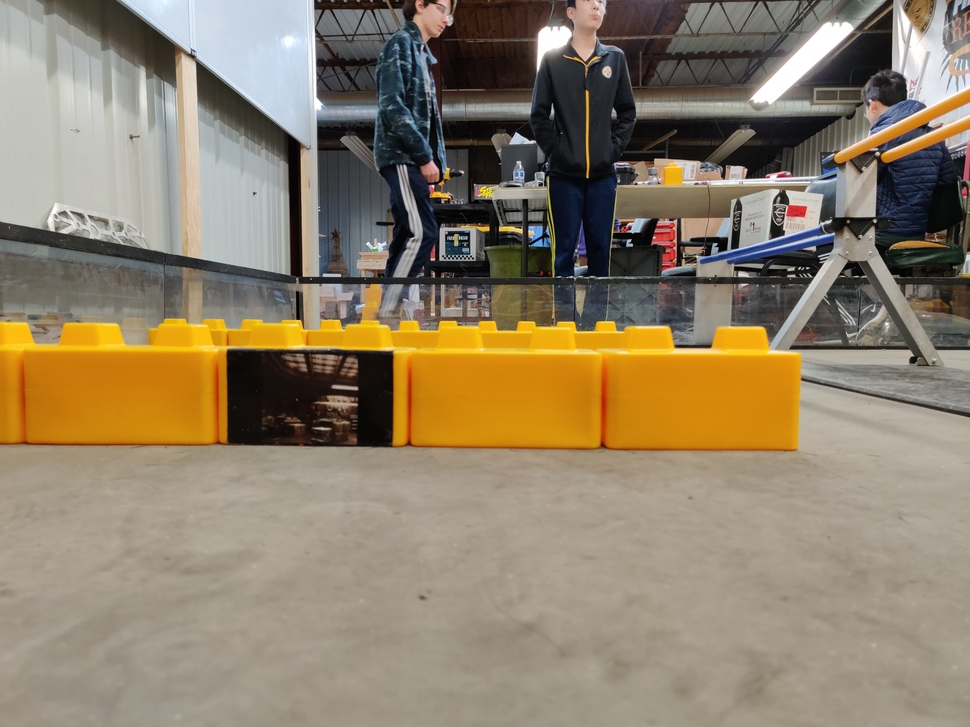
#> input picture PictureOfStones.jpg, 970 x 727 px, shrunk from 4000 x 3000 before the run, given in place of the camera
$ jupyter execute TestingWithBot.ipynb
#> lines starting #> are read from the running program, lines starting #| are printed output that depends on the picture; after the words box and inside, x2 and y2 are one past the last pixel; in counts of white or black regions, pixels touching at a corner belong together
[cell 1]
import cv2
import numpy as np

[cell 2]
cap = cv2.VideoCapture(1)

[cell 3]
lower_yellow = np.array([15, 100, 100])
upper_yellow = np.array([30, 255, 255])

[cell 4]
while 1:

    ret, img = cap.read()
#> img is the input picture: shape (727, 970, 3); mean B, G, R 106.2, 128.6, 142.2

    cv2.imshow("yes", img)

    hsv = cv2.cvtColor(img, cv2.COLOR_BGR2HSV)
#> hsv: shape (727, 970, 3); mean H, S, V 37.1, 68.6, 144.9

    h, s, v = cv2.split(hsv)
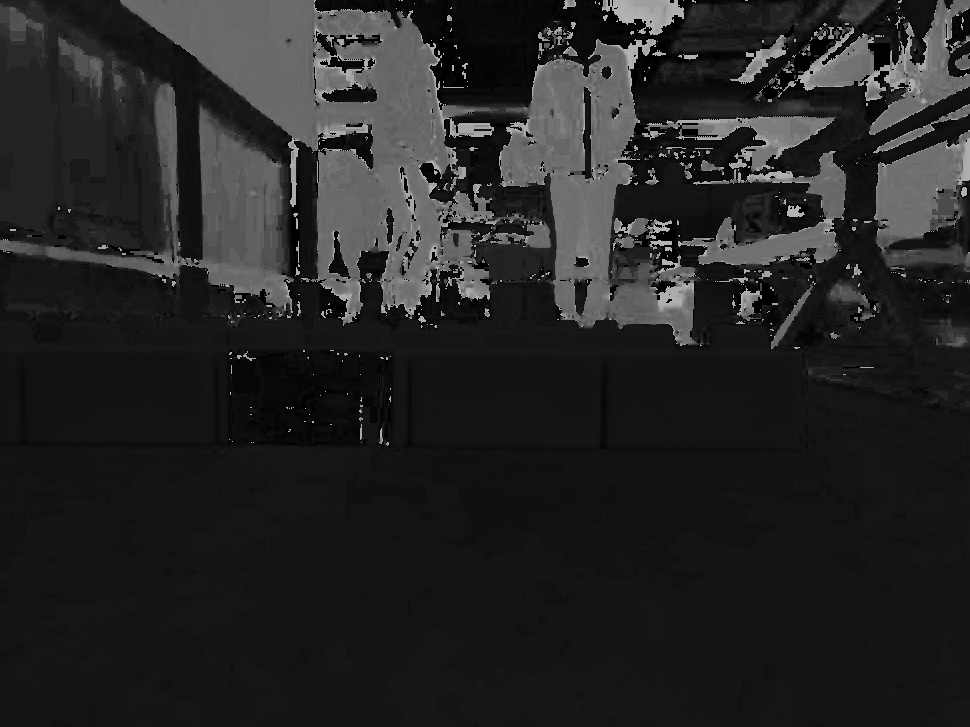
#> h: shape (727, 970); min 0, max 179, mean 37.1
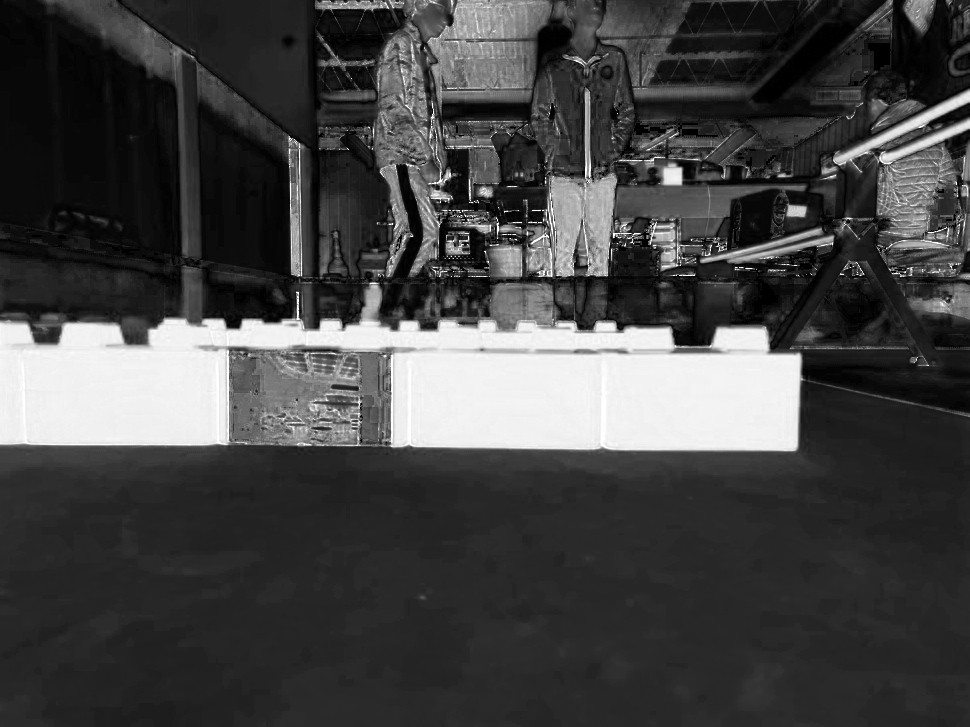
#> s: shape (727, 970); min 0, max 255, mean 68.6
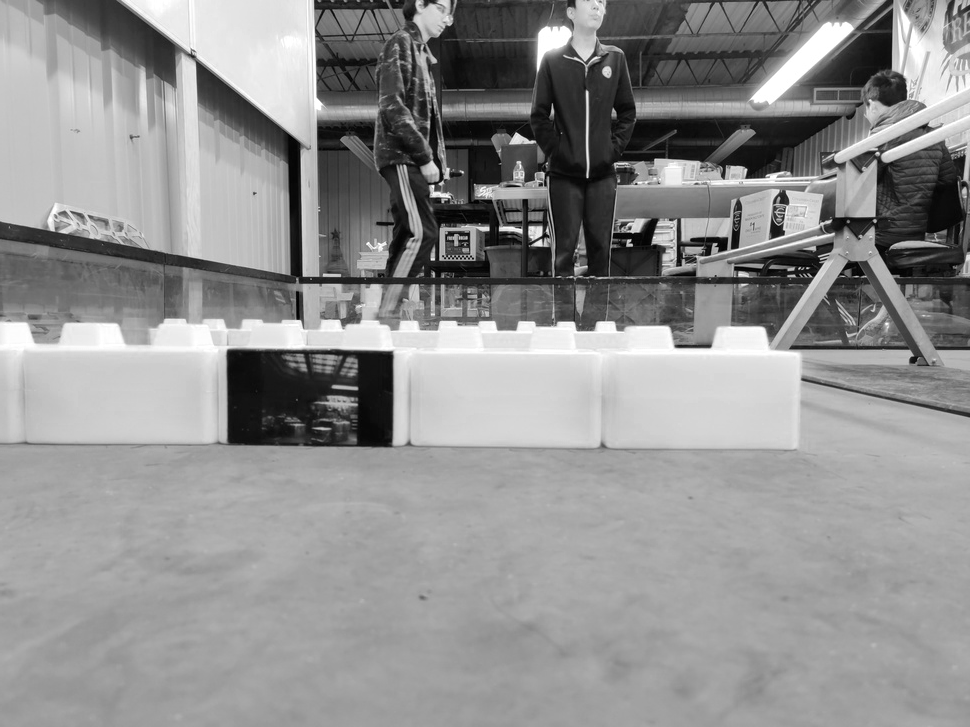
#> v: shape (727, 970); min 0, max 255, mean 144.9
    cv2.equalizeHist(v, v)
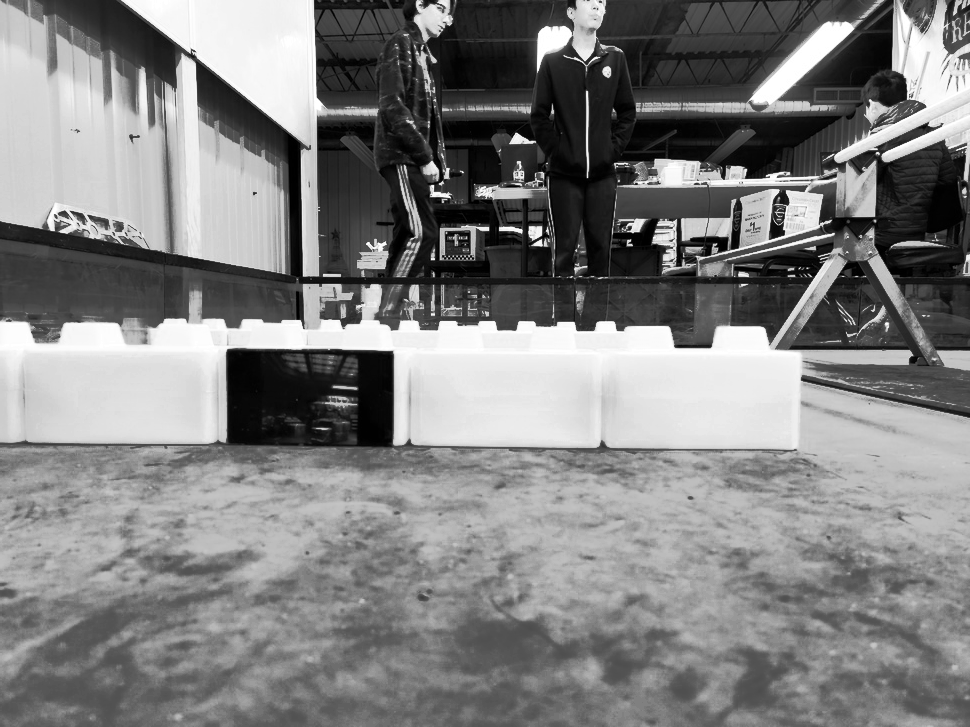
#> v: shape (727, 970); min 0, max 255, mean 128.7
    cv2.merge((h, s, v), hsv)

    mask = cv2.inRange(hsv, lower_yellow, upper_yellow)
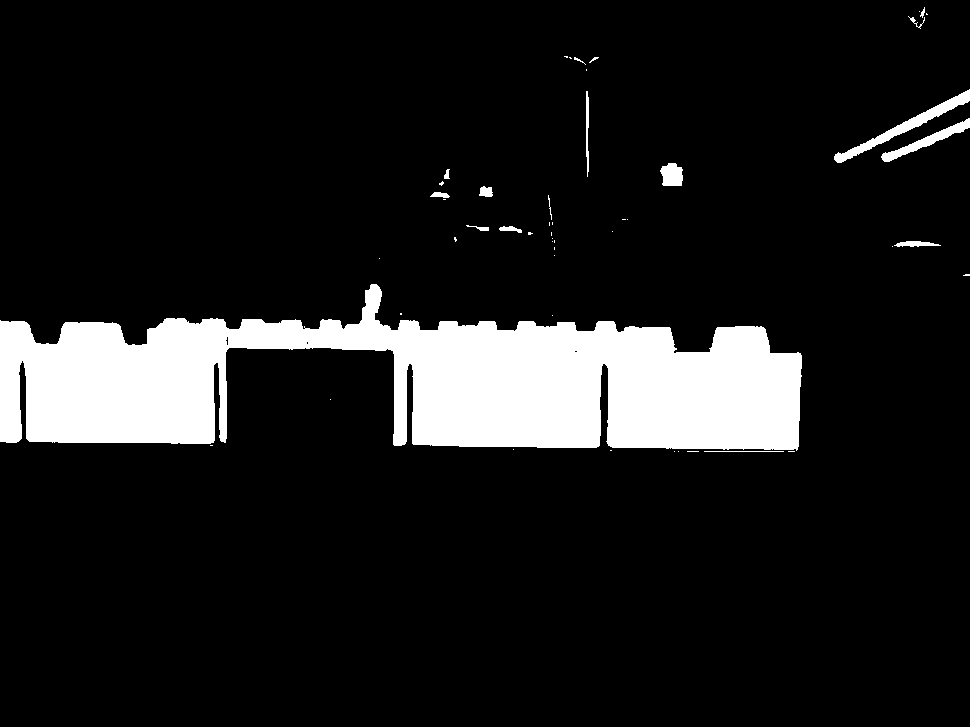
#> mask: shape (727, 970); 11.5% white; 50 white regions (33 under 20 px)
#> hsv: shape (727, 970, 3); mean H, S, V 37.1, 68.6, 128.7

    res = cv2.bitwise_and(img, img, mask=mask)

    contours, he = cv2.findContours(mask, cv2.RETR_TREE, cv2.CHAIN_APPROX_NONE)
#> contours = 53 contours, 42 with area under 20; largest, box (x1, y1, x2, y2) and area: (0, 284, 802, 451) 75722, (834, 89, 970, 163) 1235, (881, 118, 970, 162) 714, (660, 163, 683, 186) 390, (894, 241, 941, 247) 135; he = 53 rows, first 6: [1, -1, -1, -1], [2, 0, -1, -1], [3, 1, -1, -1], [4, 2, -1, -1], [5, 3, -1, -1], [6, 4, -1, -1]

    res = cv2.drawContours(res, contours, -1, (0 , 255, 0), 3)

    widths = []
    for c in contours:
        rect = cv2.minAreaRect(c)
        box = cv2.boxPoints(rect)
        box = np.int0(box)
        widths.append(box[box.argmax(0)[0]]-box[box.argmin(0)[0]])
#> this loop made 53 passes
#> (rect, box) on passes 1 to 7: (((791, 451), (0, 6), -90), [[794, 451], [788, 451], [788, 451], [794, 451]]), (((743.5, 451), (0, 79), -90), [[783, 451], [704, 451], [704, 451], [783, 451]]), (((692.5, 451), (0, 11), -90), [[698, 451], [687, 451], [687, 451], [698, 451]]), (((678, 451), (0, 0), -90), [[678, 451], [678, 451], [678, 451], [678, 451]]), (((674, 451), (0, 0), -90), [[674, 451], [674, 451], [674, 451], [674, 451]]), (((610.5, 450), (0, 1), -90), [[611, 450], [610, 450], [610, 450], [611, 450]]), (((513, 449), (0, 0), -90), [[513, 449], [513, 449], [513, 449], [513, 449]])
#> (c, rect, box) on passes 8, 11, 19, 23, 31: ([[210, 445], [211, 445], [212, 445], [211, 445]], ((211, 445), (0, 2), -90), [[212, 445], [210, 445], [210, 445], [212, 445]]), ([[400, 313], [400, 314], [401, 314], [401, 313]], ((400.5, 313.5), (1, 1), -90), [[401, 314], [400, 314], [400, 313], [401, 313]]), ([[554, 247], [554, 248], [554, 249], [554, 248]], ((554, 248), (2, 0), -90), [[554, 249], [554, 249], [554, 247], [554, 247]]), ([[554, 240], [554, 241], [554, 242], [554, 241]], ((554, 241), (2, 0), -90), [[554, 242], [554, 242], [554, 240], [554, 240]]), ([[552, 222], [552, 223], [552, 224], [552, 223]], ((552, 223), (2, 0), -90), [[552, 224], [552, 224], [552, 222], [552, 222]])
#> after the loop, widths = 53 pairs, first value 0 to 802, second value -153 to 23

    maxwidth = 0
    maxi = -1
    for i in range(len(widths)):
        if widths[i][0] > maxwidth:
            maxwidth = widths[i][0]
            maxi = i
#> this loop made 53 passes
#> maxwidth on passes 1, 2, 12: 6, 79, 802
#> after the loop, maxi = 11; maxwidth = 802

    rect = cv2.minAreaRect(contours[maxi])
#> rect = ((400.3, 365.1), (161.7, 801.5), -89.42)
    box = cv2.boxPoints(rect)
#> box = [[800.3, 450], [-1.23, 441.9], [0.403, 280.2], [801.9, 288.3]]
    box = np.int0(box)
#> box = [[800, 450], [-1, 441], [0, 280], [801, 288]]
    cv2.drawContours(res,[box],0,(0,0,255),2)

    maxX = 0
    maxY = 0
    weight = 0

    boxl = list(box)
#> boxl = [[800, 450], [-1, 441], [0, 280], [801, 288]]
    boxl.sort(key = lambda x: x.sum())
    botright = boxl[-1]
#> botright = [800, 450]
    topleft = boxl[0]
#> topleft = [0, 280]
    botleft = boxl[1]
#> botleft = [-1, 441]

    m = (botleft[1] - botright[1]) / (botleft[0] - botright[0])
#> m = 0.0112

    xoff = 50
    yoff = 25
    w = 25
    h = 25
    location = -1
    for i in range(3):
        x = botright[0] - 175 * i - xoff
        y = int(m * (x-botright[0]) + botright[1] - yoff)
        cv2.rectangle(res,(x - w, y - h),(x, y),(255, 0, 0), 5)

        avg = np.mean(mask[y-h:y,x-w:x])
        location = i if not avg else location
#> this loop made 3 passes
#> (x, y, avg) on passes 1 to 3: (750, 424, 255), (575, 422, 255), (400, 420, 61.2)
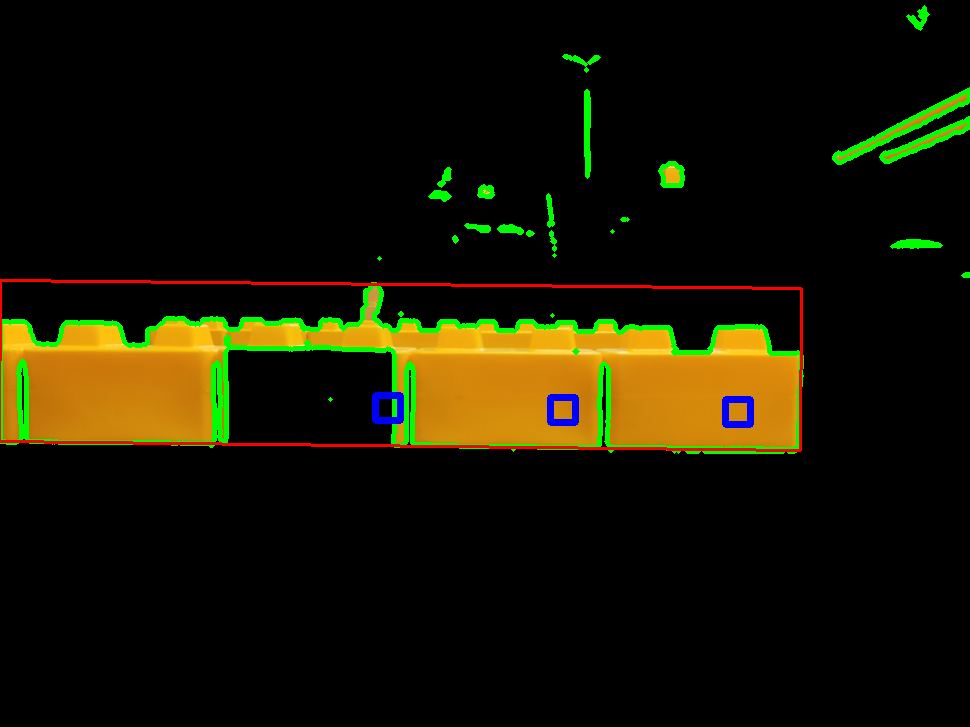
#> res: shape (727, 970, 3); mean B, G, R 2.1, 20.3, 22.8

    print("1-4" if location == 2 else "2-5" if location == 1 else "3-6")
#| 3-6

    # Display the resulting frame
    cv2.imshow('mask', mask)
    cv2.imshow('res', res)

    if cv2.waitKey(1) & 0xFF == ord('q'):
#> (key q is pressed here)
        break
cap.release()
cv2.destroyAllWindows()
